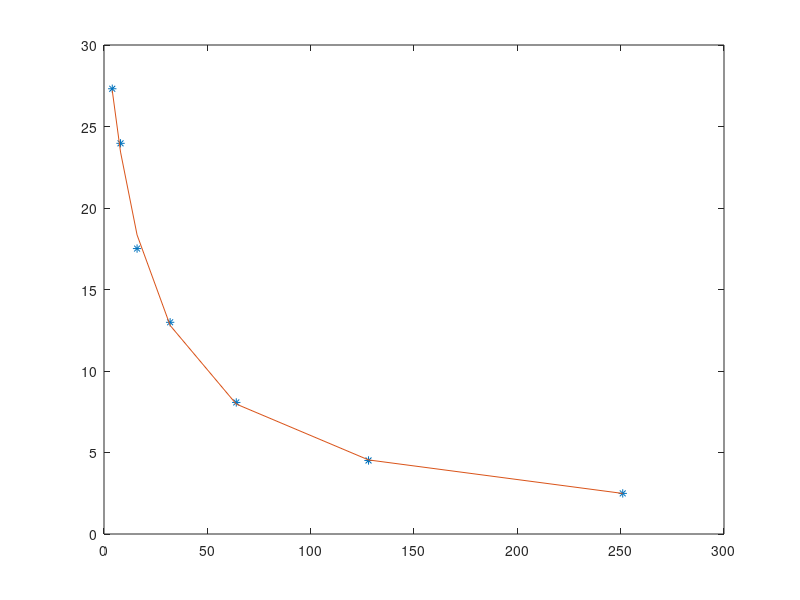

Reproduce this figure in MATLAB.
function [a, c] = ttest_packet_size
% Fits the data from Test 1 of the base station.
% a = coefficients for linear regrression of transformed data
% c = correlation coefficient between transformed P, R

% Packet size (unit, number of bytes in a LoRa data packet)
P = [251 128 64 32 16 8 4];

% Transmission rate (number of packets per second)
R = [2.491 4.511 8.071 12.988 17.511 23.968 27.316];

% Determine coefficients using the transformed linear regression model
% 1 / R = a(1) * P + a(2)
R_inv = 1 ./ R;
a = polyfit(P, R_inv, 1);

% Plot regression
figure(1)
plot(P, R, "*", "DisplayName", "Measured")
hold on
plot(P, 1 ./ (a(1) * P + a(2)), "DisplayName", "Regression")

% Find correlation of regression
Phi = cov(P, R_inv) / std(P) / std(R_inv);
c = Phi(1, 2);

end